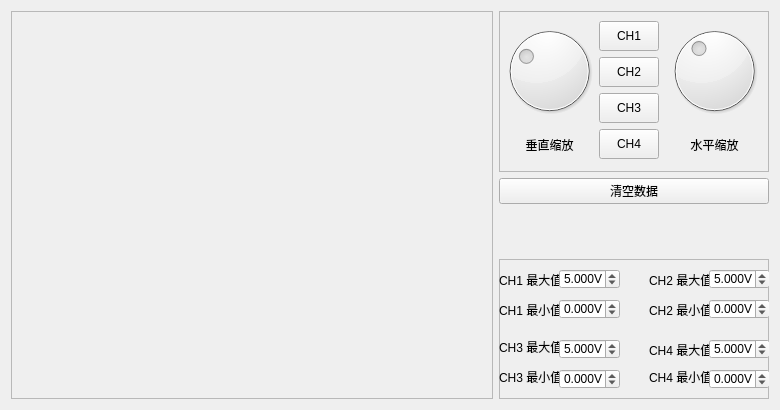
<?xml version="1.0" encoding="UTF-8"?>
<ui version="4.0">
 <class>OscilloscopeTab</class>
 <widget class="QWidget" name="OscilloscopeTab">
  <property name="geometry">
   <rect>
    <x>0</x>
    <y>0</y>
    <width>780</width>
    <height>410</height>
   </rect>
  </property>
  <property name="sizePolicy">
   <sizepolicy hsizetype="MinimumExpanding" vsizetype="MinimumExpanding">
    <horstretch>0</horstretch>
    <verstretch>0</verstretch>
   </sizepolicy>
  </property>
  <property name="minimumSize">
   <size>
    <width>780</width>
    <height>410</height>
   </size>
  </property>
  <property name="windowTitle">
   <string>Form</string>
  </property>
  <layout class="QHBoxLayout" name="horizontalLayout_9">
   <item>
    <widget class="QFrame" name="frame_wave">
     <property name="sizePolicy">
      <sizepolicy hsizetype="Expanding" vsizetype="Expanding">
       <horstretch>0</horstretch>
       <verstretch>0</verstretch>
      </sizepolicy>
     </property>
     <property name="frameShape">
      <enum>QFrame::StyledPanel</enum>
     </property>
     <property name="frameShadow">
      <enum>QFrame::Raised</enum>
     </property>
    </widget>
   </item>
   <item>
    <layout class="QVBoxLayout" name="verticalLayout_4">
     <item>
      <widget class="QFrame" name="frame">
       <property name="sizePolicy">
        <sizepolicy hsizetype="Fixed" vsizetype="Fixed">
         <horstretch>0</horstretch>
         <verstretch>0</verstretch>
        </sizepolicy>
       </property>
       <property name="minimumSize">
        <size>
         <width>270</width>
         <height>161</height>
        </size>
       </property>
       <property name="maximumSize">
        <size>
         <width>270</width>
         <height>240</height>
        </size>
       </property>
       <property name="frameShape">
        <enum>QFrame::StyledPanel</enum>
       </property>
       <property name="frameShadow">
        <enum>QFrame::Raised</enum>
       </property>
       <widget class="QWidget" name="layoutWidget">
        <property name="geometry">
         <rect>
          <x>0</x>
          <y>10</y>
          <width>101</width>
          <height>141</height>
         </rect>
        </property>
        <layout class="QVBoxLayout" name="verticalLayout">
         <item>
          <widget class="QDial" name="dial_yScaleIndex">
           <property name="minimum">
            <number>1</number>
           </property>
           <property name="maximum">
            <number>14</number>
           </property>
           <property name="singleStep">
            <number>1</number>
           </property>
           <property name="pageStep">
            <number>1</number>
           </property>
           <property name="value">
            <number>5</number>
           </property>
          </widget>
         </item>
         <item>
          <widget class="QLabel" name="label_3">
           <property name="text">
            <string>垂直缩放</string>
           </property>
           <property name="alignment">
            <set>Qt::AlignCenter</set>
           </property>
          </widget>
         </item>
        </layout>
       </widget>
       <widget class="QWidget" name="layoutWidget">
        <property name="geometry">
         <rect>
          <x>160</x>
          <y>10</y>
          <width>111</width>
          <height>141</height>
         </rect>
        </property>
        <layout class="QVBoxLayout" name="verticalLayout_2">
         <item>
          <widget class="QDial" name="dial_xScaleIndex">
           <property name="maximum">
            <number>13</number>
           </property>
           <property name="pageStep">
            <number>1</number>
           </property>
           <property name="value">
            <number>5</number>
           </property>
           <property name="sliderPosition">
            <number>5</number>
           </property>
          </widget>
         </item>
         <item>
          <widget class="QLabel" name="label">
           <property name="text">
            <string>水平缩放</string>
           </property>
           <property name="alignment">
            <set>Qt::AlignCenter</set>
           </property>
          </widget>
         </item>
        </layout>
       </widget>
       <widget class="QWidget" name="layoutWidget">
        <property name="geometry">
         <rect>
          <x>100</x>
          <y>10</y>
          <width>61</width>
          <height>140</height>
         </rect>
        </property>
        <layout class="QVBoxLayout" name="verticalLayout_3">
         <item>
          <widget class="QPushButton" name="pushButton_CH1">
           <property name="sizePolicy">
            <sizepolicy hsizetype="Fixed" vsizetype="Fixed">
             <horstretch>0</horstretch>
             <verstretch>0</verstretch>
            </sizepolicy>
           </property>
           <property name="minimumSize">
            <size>
             <width>60</width>
             <height>30</height>
            </size>
           </property>
           <property name="maximumSize">
            <size>
             <width>60</width>
             <height>30</height>
            </size>
           </property>
           <property name="text">
            <string>CH1</string>
           </property>
          </widget>
         </item>
         <item>
          <widget class="QPushButton" name="pushButton_CH2">
           <property name="sizePolicy">
            <sizepolicy hsizetype="Fixed" vsizetype="Fixed">
             <horstretch>0</horstretch>
             <verstretch>0</verstretch>
            </sizepolicy>
           </property>
           <property name="minimumSize">
            <size>
             <width>60</width>
             <height>30</height>
            </size>
           </property>
           <property name="maximumSize">
            <size>
             <width>60</width>
             <height>30</height>
            </size>
           </property>
           <property name="baseSize">
            <size>
             <width>0</width>
             <height>0</height>
            </size>
           </property>
           <property name="text">
            <string>CH2</string>
           </property>
          </widget>
         </item>
         <item>
          <widget class="QPushButton" name="pushButton_CH3">
           <property name="sizePolicy">
            <sizepolicy hsizetype="Fixed" vsizetype="Fixed">
             <horstretch>0</horstretch>
             <verstretch>0</verstretch>
            </sizepolicy>
           </property>
           <property name="minimumSize">
            <size>
             <width>60</width>
             <height>30</height>
            </size>
           </property>
           <property name="maximumSize">
            <size>
             <width>60</width>
             <height>30</height>
            </size>
           </property>
           <property name="text">
            <string>CH3</string>
           </property>
          </widget>
         </item>
         <item>
          <widget class="QPushButton" name="pushButton_CH4">
           <property name="enabled">
            <bool>true</bool>
           </property>
           <property name="sizePolicy">
            <sizepolicy hsizetype="Fixed" vsizetype="Fixed">
             <horstretch>0</horstretch>
             <verstretch>0</verstretch>
            </sizepolicy>
           </property>
           <property name="minimumSize">
            <size>
             <width>60</width>
             <height>30</height>
            </size>
           </property>
           <property name="maximumSize">
            <size>
             <width>60</width>
             <height>30</height>
            </size>
           </property>
           <property name="baseSize">
            <size>
             <width>0</width>
             <height>0</height>
            </size>
           </property>
           <property name="text">
            <string>CH4</string>
           </property>
          </widget>
         </item>
        </layout>
       </widget>
      </widget>
     </item>
     <item>
      <widget class="QPushButton" name="pushButton_clear">
       <property name="text">
        <string>清空数据</string>
       </property>
      </widget>
     </item>
     <item>
      <spacer name="verticalSpacer">
       <property name="orientation">
        <enum>Qt::Vertical</enum>
       </property>
       <property name="sizeHint" stdset="0">
        <size>
         <width>20</width>
         <height>40</height>
        </size>
       </property>
      </spacer>
     </item>
     <item>
      <widget class="QFrame" name="frame_2">
       <property name="sizePolicy">
        <sizepolicy hsizetype="Fixed" vsizetype="Fixed">
         <horstretch>0</horstretch>
         <verstretch>0</verstretch>
        </sizepolicy>
       </property>
       <property name="minimumSize">
        <size>
         <width>270</width>
         <height>140</height>
        </size>
       </property>
       <property name="maximumSize">
        <size>
         <width>270</width>
         <height>140</height>
        </size>
       </property>
       <property name="frameShape">
        <enum>QFrame::StyledPanel</enum>
       </property>
       <property name="frameShadow">
        <enum>QFrame::Raised</enum>
       </property>
       <widget class="QDoubleSpinBox" name="doubleSpinBox_ch1max">
        <property name="geometry">
         <rect>
          <x>60</x>
          <y>10</y>
          <width>61</width>
          <height>20</height>
         </rect>
        </property>
        <property name="sizePolicy">
         <sizepolicy hsizetype="Minimum" vsizetype="Fixed">
          <horstretch>2</horstretch>
          <verstretch>0</verstretch>
         </sizepolicy>
        </property>
        <property name="suffix">
         <string>V</string>
        </property>
        <property name="decimals">
         <number>3</number>
        </property>
        <property name="minimum">
         <double>-100.000000000000000</double>
        </property>
        <property name="maximum">
         <double>100.000000000000000</double>
        </property>
        <property name="value">
         <double>5.000000000000000</double>
        </property>
       </widget>
       <widget class="QLabel" name="label_5">
        <property name="geometry">
         <rect>
          <x>0</x>
          <y>10</y>
          <width>60</width>
          <height>21</height>
         </rect>
        </property>
        <property name="sizePolicy">
         <sizepolicy hsizetype="Fixed" vsizetype="Fixed">
          <horstretch>0</horstretch>
          <verstretch>0</verstretch>
         </sizepolicy>
        </property>
        <property name="text">
         <string>CH1 最大值</string>
        </property>
       </widget>
       <widget class="QLabel" name="label_7">
        <property name="geometry">
         <rect>
          <x>0</x>
          <y>40</y>
          <width>60</width>
          <height>21</height>
         </rect>
        </property>
        <property name="sizePolicy">
         <sizepolicy hsizetype="Fixed" vsizetype="Fixed">
          <horstretch>0</horstretch>
          <verstretch>0</verstretch>
         </sizepolicy>
        </property>
        <property name="text">
         <string>CH1 最小值</string>
        </property>
       </widget>
       <widget class="QDoubleSpinBox" name="doubleSpinBox_ch1min">
        <property name="geometry">
         <rect>
          <x>60</x>
          <y>40</y>
          <width>61</width>
          <height>20</height>
         </rect>
        </property>
        <property name="suffix">
         <string>V</string>
        </property>
        <property name="decimals">
         <number>3</number>
        </property>
        <property name="minimum">
         <double>-100.000000000000000</double>
        </property>
        <property name="maximum">
         <double>100.000000000000000</double>
        </property>
        <property name="value">
         <double>0.000000000000000</double>
        </property>
       </widget>
       <widget class="QLabel" name="label_6">
        <property name="geometry">
         <rect>
          <x>0</x>
          <y>80</y>
          <width>60</width>
          <height>16</height>
         </rect>
        </property>
        <property name="sizePolicy">
         <sizepolicy hsizetype="Fixed" vsizetype="Fixed">
          <horstretch>0</horstretch>
          <verstretch>0</verstretch>
         </sizepolicy>
        </property>
        <property name="text">
         <string>CH3 最大值</string>
        </property>
       </widget>
       <widget class="QDoubleSpinBox" name="doubleSpinBox_ch3max">
        <property name="geometry">
         <rect>
          <x>60</x>
          <y>80</y>
          <width>61</width>
          <height>20</height>
         </rect>
        </property>
        <property name="suffix">
         <string>V</string>
        </property>
        <property name="decimals">
         <number>3</number>
        </property>
        <property name="minimum">
         <double>-100.000000000000000</double>
        </property>
        <property name="maximum">
         <double>100.000000000000000</double>
        </property>
        <property name="value">
         <double>5.000000000000000</double>
        </property>
       </widget>
       <widget class="QDoubleSpinBox" name="doubleSpinBox_ch3min">
        <property name="geometry">
         <rect>
          <x>60</x>
          <y>110</y>
          <width>61</width>
          <height>20</height>
         </rect>
        </property>
        <property name="suffix">
         <string>V</string>
        </property>
        <property name="decimals">
         <number>3</number>
        </property>
        <property name="minimum">
         <double>-100.000000000000000</double>
        </property>
        <property name="maximum">
         <double>100.000000000000000</double>
        </property>
        <property name="value">
         <double>0.000000000000000</double>
        </property>
       </widget>
       <widget class="QLabel" name="label_8">
        <property name="geometry">
         <rect>
          <x>0</x>
          <y>110</y>
          <width>60</width>
          <height>16</height>
         </rect>
        </property>
        <property name="sizePolicy">
         <sizepolicy hsizetype="Fixed" vsizetype="Fixed">
          <horstretch>0</horstretch>
          <verstretch>0</verstretch>
         </sizepolicy>
        </property>
        <property name="text">
         <string>CH3 最小值</string>
        </property>
       </widget>
       <widget class="QLabel" name="label_9">
        <property name="geometry">
         <rect>
          <x>150</x>
          <y>10</y>
          <width>60</width>
          <height>21</height>
         </rect>
        </property>
        <property name="sizePolicy">
         <sizepolicy hsizetype="Fixed" vsizetype="Fixed">
          <horstretch>0</horstretch>
          <verstretch>0</verstretch>
         </sizepolicy>
        </property>
        <property name="text">
         <string>CH2 最大值</string>
        </property>
       </widget>
       <widget class="QDoubleSpinBox" name="doubleSpinBox_ch2max">
        <property name="geometry">
         <rect>
          <x>210</x>
          <y>10</y>
          <width>61</width>
          <height>20</height>
         </rect>
        </property>
        <property name="suffix">
         <string>V</string>
        </property>
        <property name="decimals">
         <number>3</number>
        </property>
        <property name="minimum">
         <double>-100.000000000000000</double>
        </property>
        <property name="maximum">
         <double>100.000000000000000</double>
        </property>
        <property name="value">
         <double>5.000000000000000</double>
        </property>
       </widget>
       <widget class="QLabel" name="label_10">
        <property name="geometry">
         <rect>
          <x>150</x>
          <y>40</y>
          <width>60</width>
          <height>21</height>
         </rect>
        </property>
        <property name="sizePolicy">
         <sizepolicy hsizetype="Fixed" vsizetype="Fixed">
          <horstretch>0</horstretch>
          <verstretch>0</verstretch>
         </sizepolicy>
        </property>
        <property name="text">
         <string>CH2 最小值</string>
        </property>
       </widget>
       <widget class="QDoubleSpinBox" name="doubleSpinBox_ch2min">
        <property name="geometry">
         <rect>
          <x>210</x>
          <y>40</y>
          <width>61</width>
          <height>20</height>
         </rect>
        </property>
        <property name="suffix">
         <string>V</string>
        </property>
        <property name="decimals">
         <number>3</number>
        </property>
        <property name="minimum">
         <double>-100.000000000000000</double>
        </property>
       </widget>
       <widget class="QLabel" name="label_12">
        <property name="geometry">
         <rect>
          <x>150</x>
          <y>80</y>
          <width>60</width>
          <height>21</height>
         </rect>
        </property>
        <property name="sizePolicy">
         <sizepolicy hsizetype="Fixed" vsizetype="Fixed">
          <horstretch>0</horstretch>
          <verstretch>0</verstretch>
         </sizepolicy>
        </property>
        <property name="text">
         <string>CH4 最大值</string>
        </property>
       </widget>
       <widget class="QDoubleSpinBox" name="doubleSpinBox_ch4max">
        <property name="geometry">
         <rect>
          <x>210</x>
          <y>80</y>
          <width>61</width>
          <height>20</height>
         </rect>
        </property>
        <property name="suffix">
         <string>V</string>
        </property>
        <property name="decimals">
         <number>3</number>
        </property>
        <property name="minimum">
         <double>-100.000000000000000</double>
        </property>
        <property name="maximum">
         <double>100.000000000000000</double>
        </property>
        <property name="value">
         <double>5.000000000000000</double>
        </property>
       </widget>
       <widget class="QDoubleSpinBox" name="doubleSpinBox_ch4min">
        <property name="geometry">
         <rect>
          <x>210</x>
          <y>110</y>
          <width>61</width>
          <height>20</height>
         </rect>
        </property>
        <property name="suffix">
         <string>V</string>
        </property>
        <property name="decimals">
         <number>3</number>
        </property>
        <property name="minimum">
         <double>-100.000000000000000</double>
        </property>
        <property name="maximum">
         <double>100.000000000000000</double>
        </property>
       </widget>
       <widget class="QLabel" name="label_11">
        <property name="geometry">
         <rect>
          <x>150</x>
          <y>110</y>
          <width>60</width>
          <height>16</height>
         </rect>
        </property>
        <property name="sizePolicy">
         <sizepolicy hsizetype="Fixed" vsizetype="Fixed">
          <horstretch>0</horstretch>
          <verstretch>0</verstretch>
         </sizepolicy>
        </property>
        <property name="text">
         <string>CH4 最小值</string>
        </property>
       </widget>
      </widget>
     </item>
    </layout>
   </item>
  </layout>
 </widget>
 <resources/>
 <connections/>
</ui>
